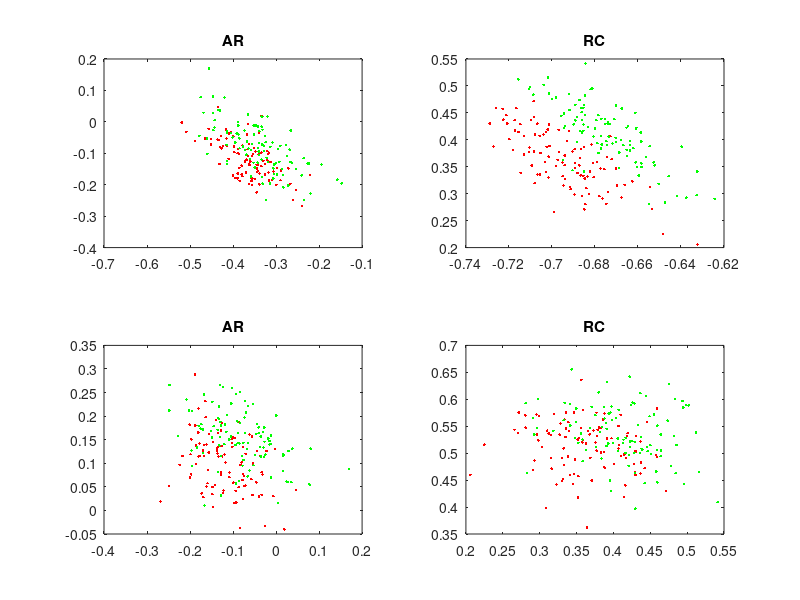

Source code (MATLAB): (Note: this script raises an error after producing the figure.)
fs= 100;
freq= [9.6 10.3];
ampl= [1 1];
ampl_noise= 0.25;

T= 200;
nn= 100;
z= [[1;0]*ones(1,nn), [0;1]*ones(1,nn)];
N= size(z,2);
s= zeros(T, N);
for n= 1:N,
  ph= rand*2*pi;
  ph_jit= ph + 0.1*randn(T,1);
  zn= find(z(:,n));
  freq_jit= freq(zn) + 0.2*randn;
  ampl_jit= ampl(zn) + 0.2*randn(T,1);
  s(:,n)= ampl_jit .* sin((0:T-1)'/fs*freq_jit*2*pi + ph_jit) + ...
          ampl_noise * randn(T,1);
end

cl1= find(z(1,:));
cl2= find(z(2,:));

p= 5;
ar.y= z;
ar.x= zeros(p, N);
rc.y= z;
rc.x= zeros(p, N);
for n= 1:N,
  [a,e,k]= aryule(s(:,n), p);
  ar.x(:,n)= a(2:end)';
  rc.x(:,n)= k;
end

nc= 2;
for ic= 1:nc,
  subplot(nc, 2, ic*2-1);
  plot(ar.x(ic,cl1), ar.x(ic+1,cl1), 'r.');
  hold on;
  plot(ar.x(ic,cl2), ar.x(ic+1,cl2), 'g.');
  hold off; title('AR');
  subplot(nc, 2, ic*2);
  plot(rc.x(ic,cl1), rc.x(ic+1,cl1), 'r.');
  hold on;
  plot(rc.x(ic,cl2), rc.x(ic+1,cl2), 'g.');
  hold off; title('RC');
end

classy= 'LDA';
nTrials= [5 10];
fprintf('AR:  '); ...
doXvalidation(ar, classy, nTrials);
fprintf('RC:  '); ...
doXvalidation(rc, classy, nTrials);




return

model.classy= 'RLDA';
model.param= [0 0.001 0.005 0.01 0.02 0.05 0.1 0.2 0.5 0.8];
classy= selectModel(rc, model, [3 10]);
doXvalidation(rc, classy, nTrials);
